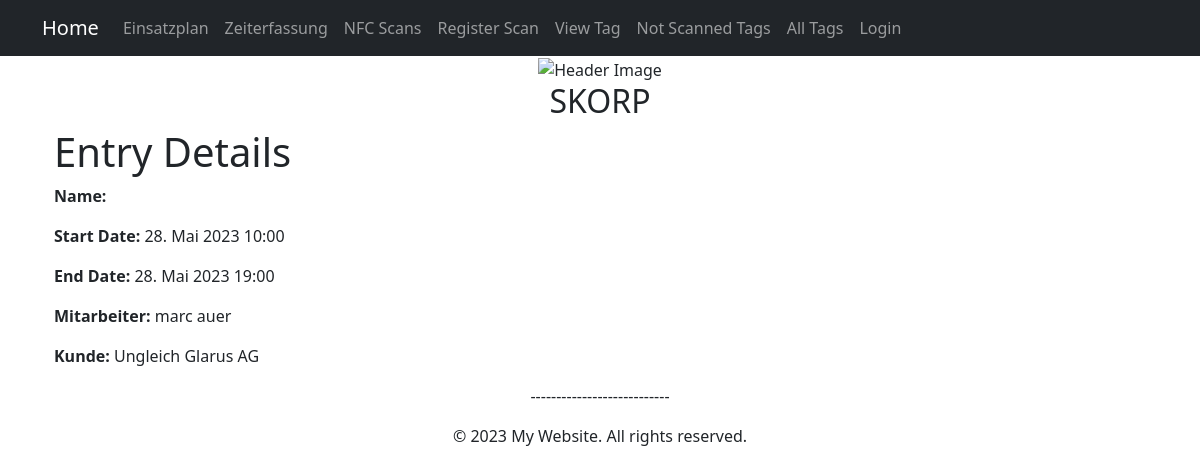
Page /arbeitsplanung/entries/1/details/ on the committed database.
### arbeitsplanung/models.py (models this page shows, shortened)
class Arbeitsplan(models.Model):
    mitarbeiter = models.ForeignKey(Mitarbeiter, on_delete=models.CASCADE)
    kunde = models.ForeignKey(Kunden, on_delete=models.CASCADE)
    start_datum = models.DateTimeField()
    end_datum = models.DateTimeField()

class Mitarbeiter(models.Model):
    VERFUEGBARKEIT_CHOICES = [
        ('frei', 'Frei'),
        ('on work', 'On Work'),
        ('ferien', 'Ferien'),
        ('krank', 'Krank'),
    ]
    user = models.OneToOneField('auth.User', on_delete=models.SET_NULL, null=True, blank=True)
    name = models.CharField(max_length=255, blank=False, null=False)  # Add the name field
    beginn_arbeitsverhaeltnis = models.DateField(blank=False, null=False)
    foto = models.ImageField(upload_to='mitarbeiter_fotos/', blank=True, null=True)
    telefonnummer = models.CharField(max_length=15, blank=False, null=False)
    stundenlohn = models.DecimalField(max_digits=5, decimal_places=2, blank=False, null=False)
    verfuegbarkeit = models.CharField(
        max_length=10,
        choices=VERFUEGBARKEIT_CHOICES,
        default='frei',
        blank=False,
        null=False
    )
    def __str__(self):
        return self.name

### kundendatenbank/models.py (models this page shows, shortened)
class Kunden(models.Model):
    name = models.CharField(max_length=200, blank=False, null=False)
    adresse = models.CharField(max_length=200, blank=False, null=False)
    telefonnummer = models.CharField(max_length=15, blank=False, null=False)
    email = models.EmailField(max_length=200, blank=True, null=True)
    stundenansatz = models.DecimalField(max_digits=5, decimal_places=2, blank=False, null=False)
    def __str__(self):
        return self.name

### arbeitsplanung/views.py (the view)
# urls.py: path('entries/<int:entry_id>/details/', views.arbeitsplan_entry_details, name='arbeitsplan_entry_details'),
def arbeitsplan_entry_details(request, entry_id):
    entry = get_object_or_404(Arbeitsplan, id=entry_id)
    return render(request, 'arbeitsplan_entry_details.html', {'entry': entry})

### templates/arbeitsplan_entry_details.html (shortened to what this page needs)
{% extends 'base.html' %}
{% load static %}
{% block content %}
    <div class="container">
        <h1>Entry Details</h1>
        <p><strong>Name:</strong> {{ entry.name }}</p>
        <p><strong>Start Date:</strong> {{ entry.start_datum }}</p>
        <p><strong>End Date:</strong> {{ entry.end_datum }}</p>
        <p><strong>Mitarbeiter:</strong> {{ entry.mitarbeiter }}</p>
        <p><strong>Kunde:</strong> {{ entry.kunde }}</p>
    </div>
{% endblock %}

### rows in the picture
Arbeitsplan: start_datum "28. Mai 2023 10:00", end_datum "28. Mai 2023 19:00", mitarbeiter "marc auer", kunde "Ungleich Glarus AG"
